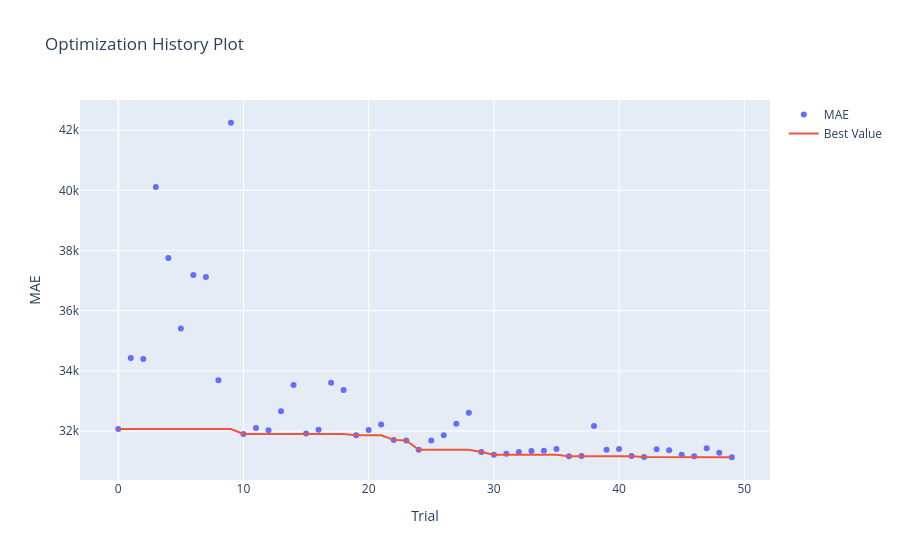
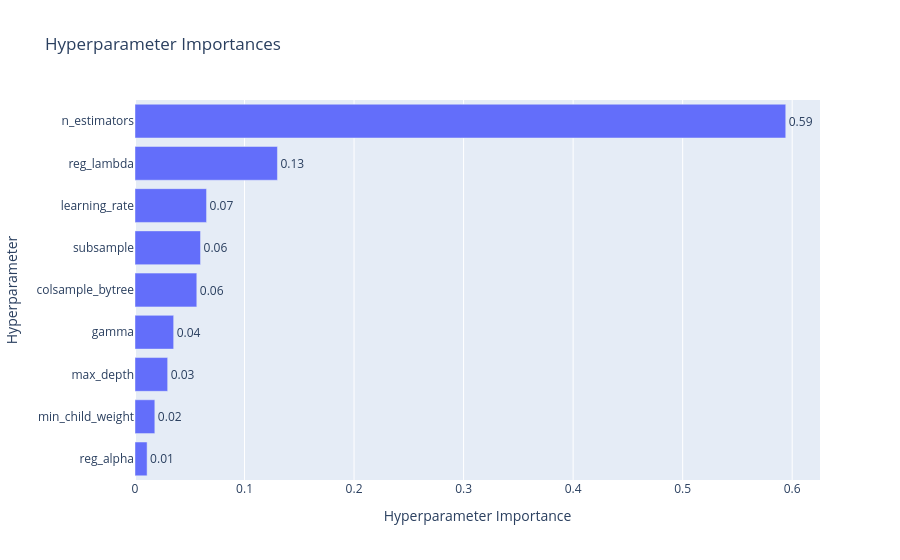

Source (notebook cell) for these figures, in order:
### Code cell
fig1_200 = viz.plot_optimization_history(study_xgb_50, target_name="MAE")
fig1_200.show()

fig2_200 = viz.plot_param_importances(study_xgb_50, target_name="MAE")
fig2_200.show()

### Figure 1 — Plotly figure (JSON) as saved in the notebook; plotly's stock layout.template omitted (floating-point values rounded to 4 significant figures)
{"data": [{"mode": "markers", "name": "MAE", "type": "scatter", "x": [0, 1, 2, 3, 4, 5, 6, 7, 8, 9, 10, 11, 12, 13, 14, 15, 16, 17, 18, 19, 20, 21, 22, 23, 24, 25, 26, 27, 28, 29, 30, 31, 32, 33, 34, 35, 36, 37, 38, 39, 40, 41, 42, 43, 44, 45, 46, 47, 48, 49], "y": [32070.0, 34430.0, 34390.0, 40110.0, 37750.0, 35410.0, 37190.0, 37120.0, 33690.0, 42250.0, 31900.0, 32100.0, 32030.0, 32650.0, 33530.0, 31920.0, 32040.0, 33610.0, 33360.0, 31860.0, 32030.0, 32220.0, 31700.0, 31690.0, 31370.0, 31680.0, 31860.0, 32240.0, 32600.0, 31300.0, 31210.0, 31250.0, 31300.0, 31340.0, 31350.0, 31400.0, 31160.0, 31170.0, 32170.0, 31380.0, 31400.0, 31170.0, 31140.0, 31390.0, 31360.0, 31210.0, 31160.0, 31430.0, 31280.0, 31130.0]}, {"mode": "lines", "name": "Best Value", "type": "scatter", "x": [0, 1, 2, 3, 4, 5, 6, 7, 8, 9, 10, 11, 12, 13, 14, 15, 16, 17, 18, 19, 20, 21, 22, 23, 24, 25, 26, 27, 28, 29, 30, 31, 32, 33, 34, 35, 36, 37, 38, 39, 40, 41, 42, 43, 44, 45, 46, 47, 48, 49], "y": [32070.0, 32070.0, 32070.0, 32070.0, 32070.0, 32070.0, 32070.0, 32070.0, 32070.0, 32070.0, 31900.0, 31900.0, 31900.0, 31900.0, 31900.0, 31900.0, 31900.0, 31900.0, 31900.0, 31860.0, 31860.0, 31860.0, 31700.0, 31690.0, 31370.0, 31370.0, 31370.0, 31370.0, 31370.0, 31300.0, 31210.0, 31210.0, 31210.0, 31210.0, 31210.0, 31210.0, 31160.0, 31160.0, 31160.0, 31160.0, 31160.0, 31160.0, 31140.0, 31140.0, 31140.0, 31140.0, 31140.0, 31140.0, 31140.0, 31130.0]}, {"marker": {"color": "#cccccc"}, "mode": "markers", "name": "Infeasible Trial", "showlegend": false, "type": "scatter", "x": [], "y": []}], "layout": {"title": {"text": "Optimization History Plot"}, "xaxis": {"title": {"text": "Trial"}}, "yaxis": {"title": {"text": "MAE"}}}}

### Figure 2 — Plotly figure (JSON) as saved in the notebook; plotly's stock layout.template omitted (floating-point values rounded to 4 significant figures)
{"data": [{"cliponaxis": false, "hovertemplate": ["reg_alpha (FloatDistribution): 0.011042546050360504<extra></extra>", "min_child_weight (IntDistribution): 0.01810027905411381<extra></extra>", "max_depth (IntDistribution): 0.029813569561809562<extra></extra>", "gamma (FloatDistribution): 0.035294902416834806<extra></extra>", "colsample_bytree (FloatDistribution): 0.056425466833669564<extra></extra>", "subsample (FloatDistribution): 0.05983138859313812<extra></extra>", "learning_rate (FloatDistribution): 0.06532444046883014<extra></extra>", "reg_lambda (FloatDistribution): 0.13004527064132584<extra></extra>", "n_estimators (IntDistribution): 0.5941221363799177<extra></extra>"], "name": "MAE", "orientation": "h", "text": ["0.01", "0.02", "0.03", "0.04", "0.06", "0.06", "0.07", "0.13", "0.59"], "textposition": "outside", "type": "bar", "x": [0.01104, 0.0181, 0.02981, 0.03529, 0.05643, 0.05983, 0.06532, 0.13, 0.5941], "y": ["reg_alpha", "min_child_weight", "max_depth", "gamma", "colsample_bytree", "subsample", "learning_rate", "reg_lambda", "n_estimators"]}], "layout": {"title": {"text": "Hyperparameter Importances"}, "xaxis": {"title": {"text": "Hyperparameter Importance"}}, "yaxis": {"title": {"text": "Hyperparameter"}}}}
